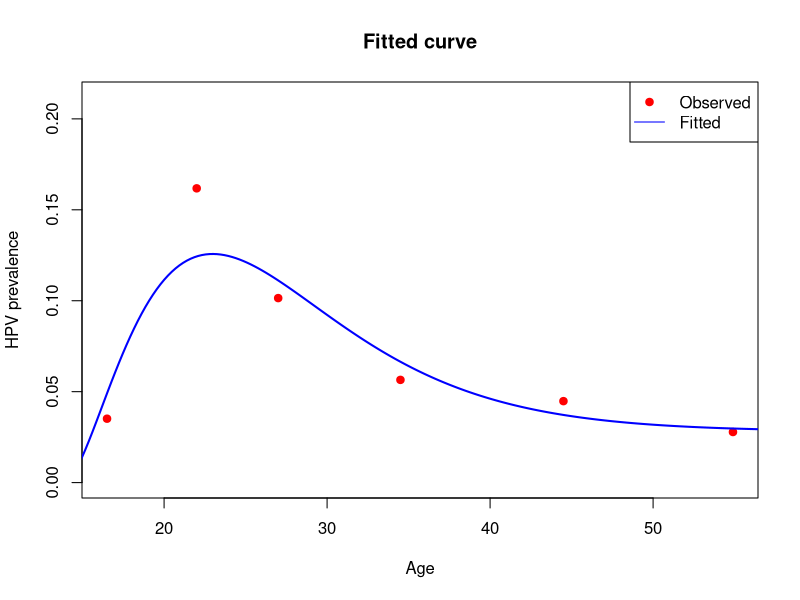

The R source for this figure:
x <- c(16.5, 22, 27, 34.5, 44.5, 54.9)               
n_total <- c(740, 445, 414, 903,960,791)      
y_infected <- c(26, 72, 42, 51, 43,22)  


x0 <- 14                             
n_power <- 1.9                   
f_model <- function(x, A, B, C) {
  d <- x - x0
  B + (A * d^n_power - B) * exp(-C * d)
}

neg_log_likelihood <- function(par) {
  A <- par[1]
  B <- par[2]
  C <- par[3]
  
  p <- f_model(x, A, B, C)
  p <- pmax(pmin(p, 1 - 1e-6), 1e-6)  
  
  -sum(y_infected * log(p) + (n_total - y_infected) * log(1 - p))
}

result <- optim(
  par = c(0.01, 0.1, 0.1),       
  fn = neg_log_likelihood,      
  method = "BFGS"
)

curve_x <- seq(14, 60, length.out = 200)
fitted_p <- f_model(curve_x, result$par[1], result$par[2], result$par[3])

plot(x, y_infected / n_total, col = "red", pch = 19,
     ylim = c(0, max(y_infected / n_total, fitted_p) + 0.05),
     xlab = "Age", ylab = "HPV prevalence",
     main = "Fitted curve")
lines(curve_x, fitted_p, col = "blue", lwd = 2)
legend("topright", legend = c("Observed", "Fitted"),
       col = c("red", "blue"), pch = c(19, NA), lty = c(NA, 1))
